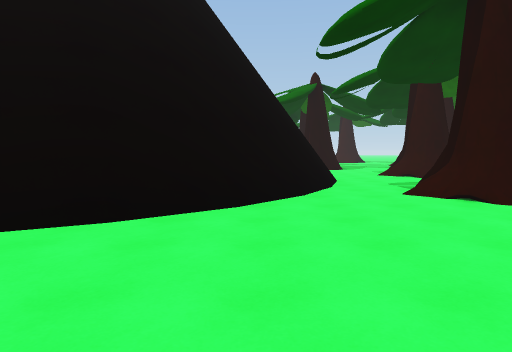
view 1 (above)

23 first-person views from a walk through a Unity game level. The camera is 1.5 m above the floor, tilts 4° down and sees 75° across. The floor is counted in squares, 2 m on a side. Each view is taken from the middle of a square. On the plan, view 1 faces up. The plan holds only what a view shows up to about 11 squares ahead; the rest is blank. The place goes on beyond the plan. The player is left out.

view 2
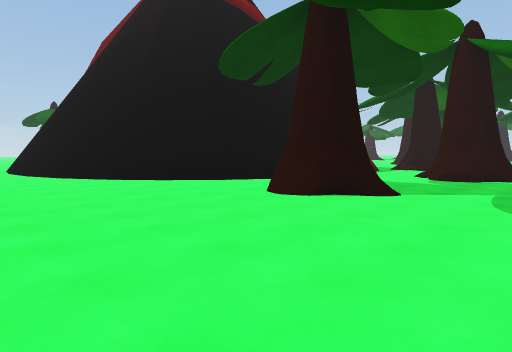

view 3
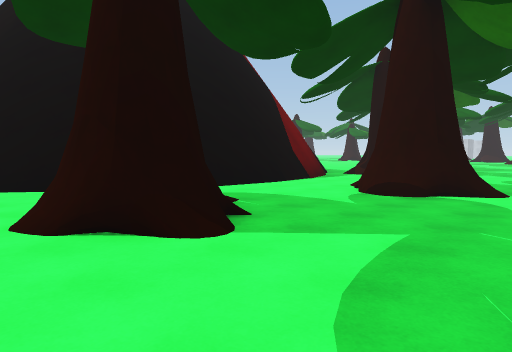

view 4
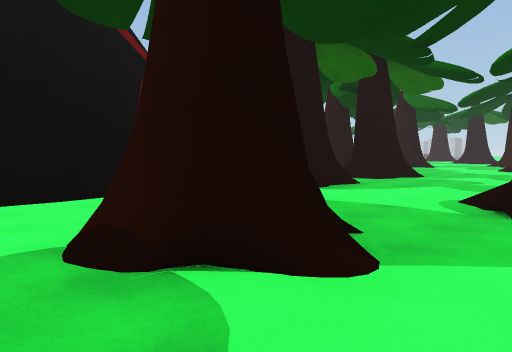

view 5
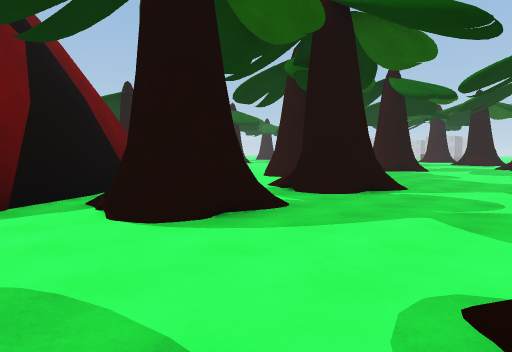

view 6
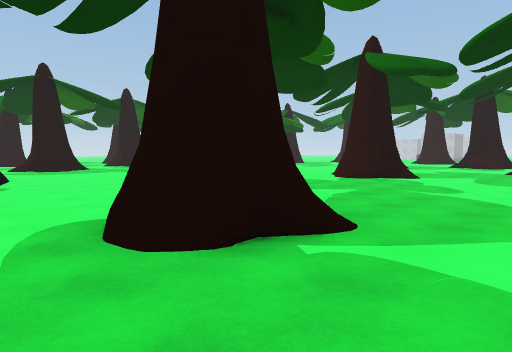

view 7
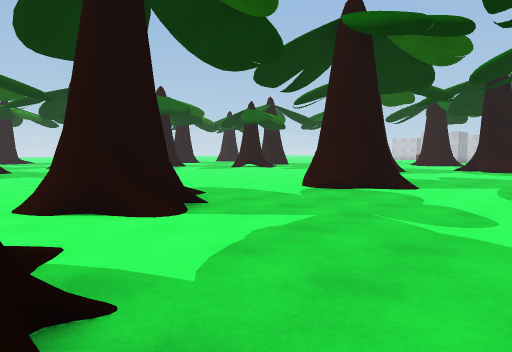

view 8
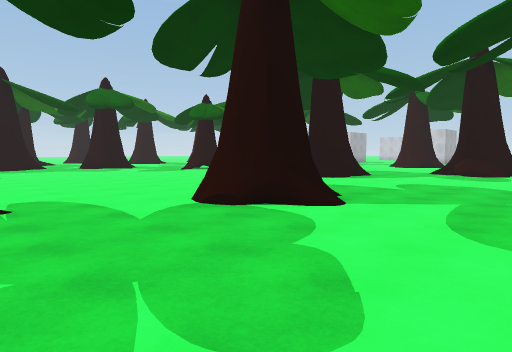

view 9
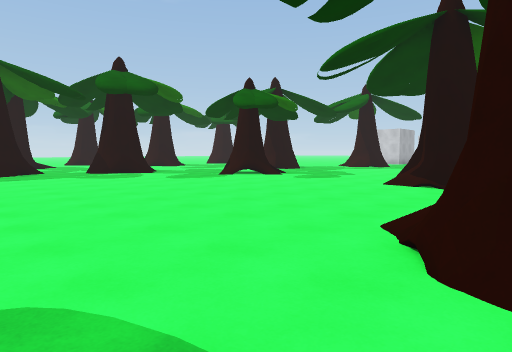

view 10
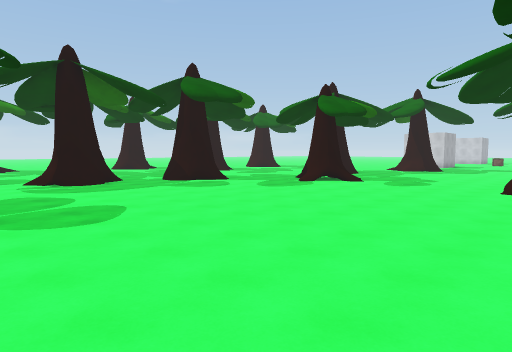

view 11
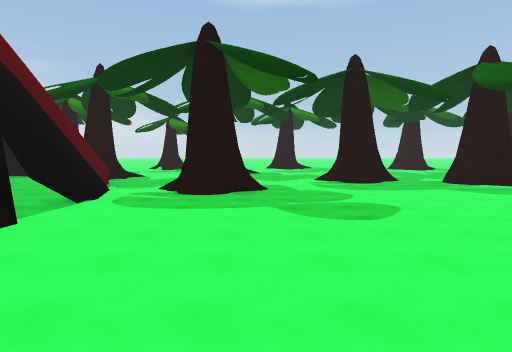

view 12
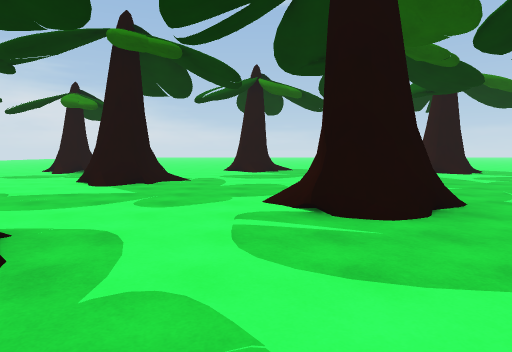

view 13
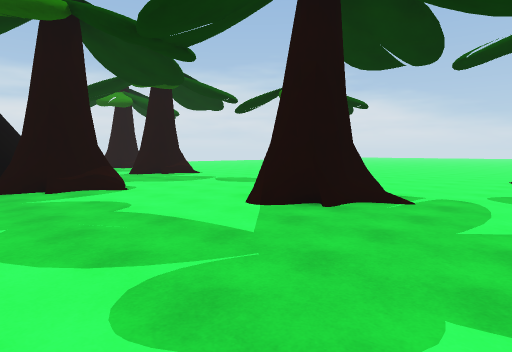

view 14
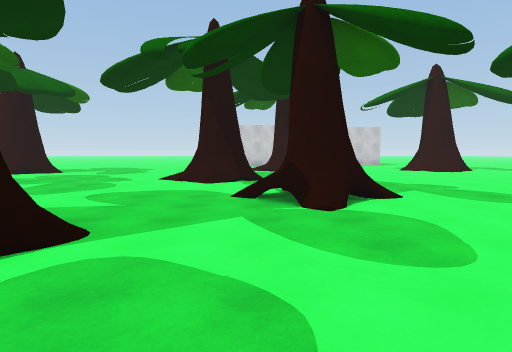

view 15
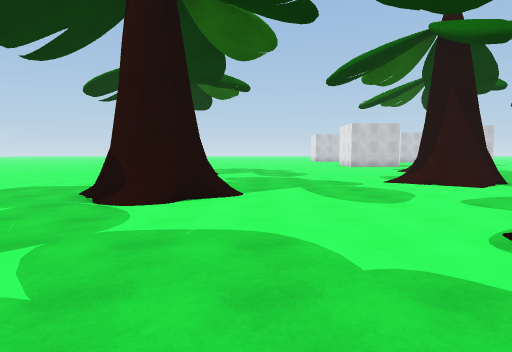

view 16
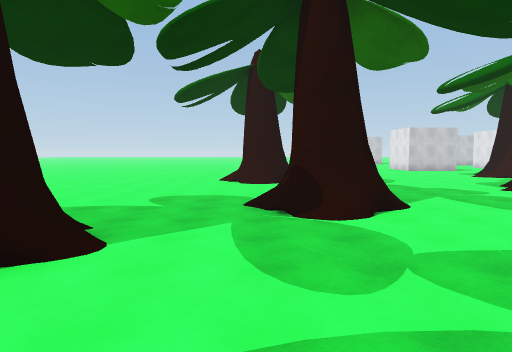

view 17
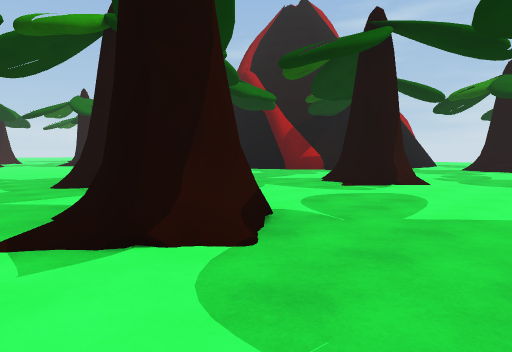

view 18
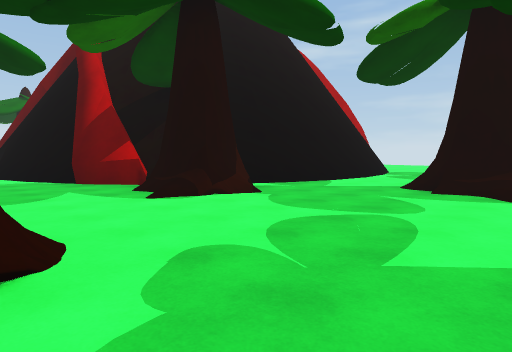

view 19
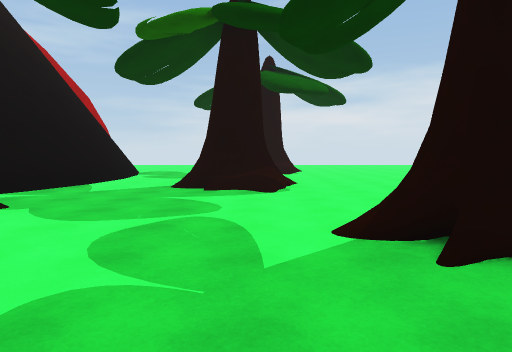

view 20
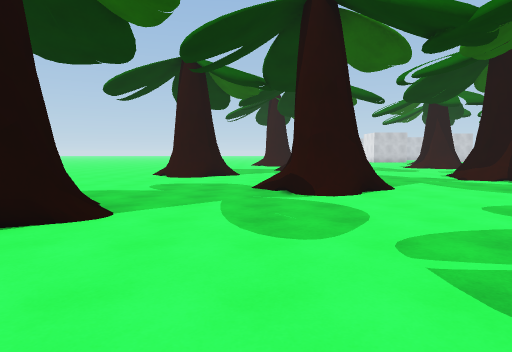

view 21
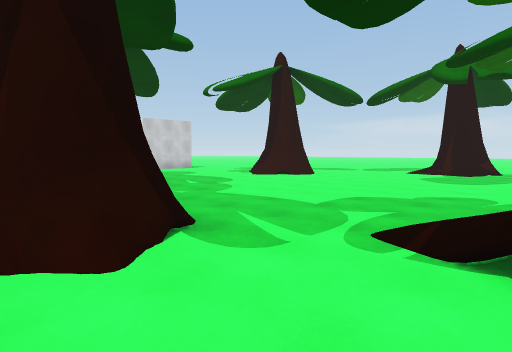

view 22
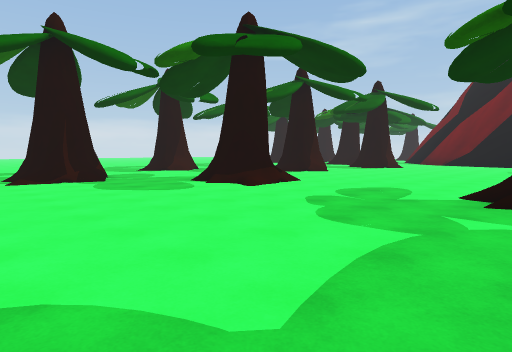

view 23
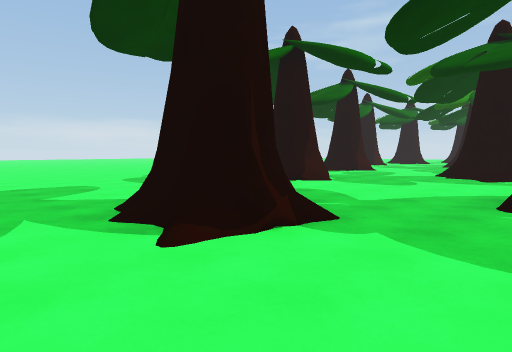

### Floor plan
Key: @ floor where view 1 was taken; # wall or solid block; . main floor; : floor 0.25 m higher than the main floor; / step, stairs or slope; = window, fence, low wall or low ledge; T tree.
Columns run from 21 left of view 1 to 8 right of it. Each row starts with its distance up from view 1.
 39 ...TT....... ............
 38 .........../ .................
 37 .... .....TTT..........##.....
 36 .... .....T#T.........=## ....
 35 ....  ...................   ..
 34 .../#T.......:...........
 33 ....T.......T#T....##.....
 32 T............T...../#.....
 31 #T......................./#T
 30 T.......###...............TT
 29 ........###...............
 28 ...//................TTT..
 27 ../#T/../............T#T...
 26 ...TT..TTT............/....T
 25 .......T#T.................TTT
 24 T..........................
 23 .................... T......
 22 ..../......T....... /#T.....
 21 ...T#T....T#T......./T......
 20 ...TTT....T#.........../ #..
 19  ....................../##...T
 18 ...........#######  ..../....
 17 TT.......###        #  ./....
 16 T.....####          ##  #/...
 15 ......###            ##/#/../
 14 .......#             ##...../T
 13 ..##..=#              ##......
 12 ..##..##              ##.. /..
 11 ..  ..##               #./#T=.
 10 ..  ..##               #..TT..
  9 ..   .##              ##......
  8                       ##......
  7                      ##..//...
  6                      ##./#T...
  5                     ##../T....
  4                   ###.........
  3                 ###=..........
  2                 ..............
  1                    ...........
  0                      @   .....

Where each view was taken, in squares from view 1:
view 1: 0 up, 0 right, facing up
view 2: 0 up, 8 right, facing up-left
view 3: 4 up, 8 right, facing up-left
view 4: 9 up, 8 right, facing up-left
view 5: 13 up, 7 right, facing up-left
view 6: 17 up, 6 right, facing up-left
view 7: 20 up, 5 right, facing up-left
view 8: 23 up, 5 right, facing up-left
view 9: 24 up, 1 right, facing up-left
view 10: 22 up, 1 left, facing up-left
view 11: 22 up, 1 left, facing left
view 12: 24 up, 8 left, facing left
view 13: 24 up, 12 left, facing down-left
view 14: 27 up, 9 left, facing up
view 15: 28 up, 15 left, facing up
view 16: 28 up, 18 left, facing up
view 17: 29 up, 21 left, facing down-right
view 18: 20 up, 20 left, facing down-right
view 19: 20 up, 19 left, facing down
view 20: 20 up, 19 left, facing up
view 21: 33 up, 11 left, facing up-right
view 22: 39 up, 8 left, facing down-right
view 23: 39 up, 1 left, facing down-right
